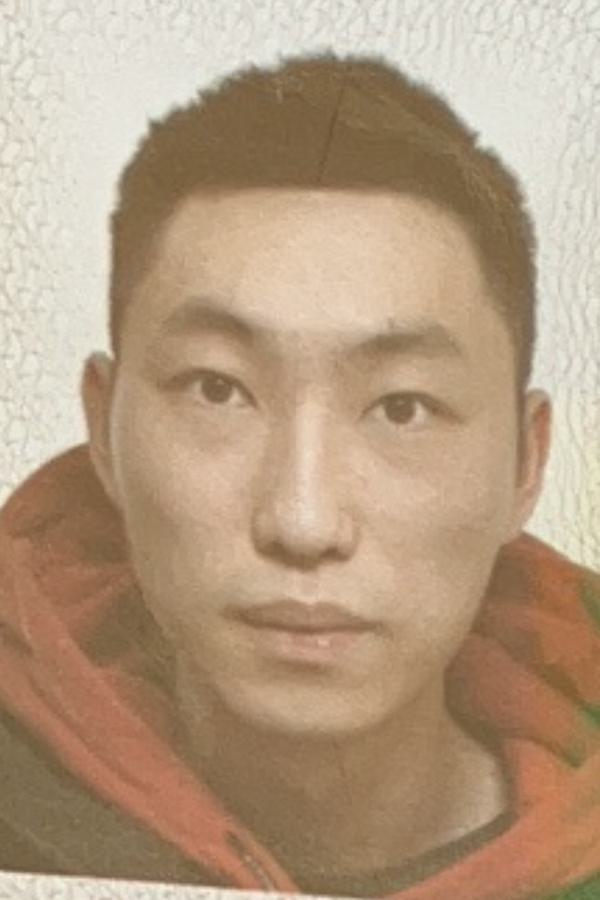
#> input picture myself.jpg, 600 x 900 px
$ jupyter execute --allow-errors main.ipynb   (shell and % lines are left out)
#> lines starting #> are read from the running program, lines starting #| are printed output that depends on the picture
[cell 1]
import numpy as np
import skimage as sk
import skimage.io as skio
import json
import copy

[cell 2]
img_size = (600, 900)

[cell 3]
myself = skio.imread("myself.jpg")
#> myself is the input picture: shape (900, 600, 3); mean R, G, B 180.6, 155.5, 129.6

myself = sk.img_as_float(myself)

[cell 4]
jay = skio.imread("Jay.jpg")
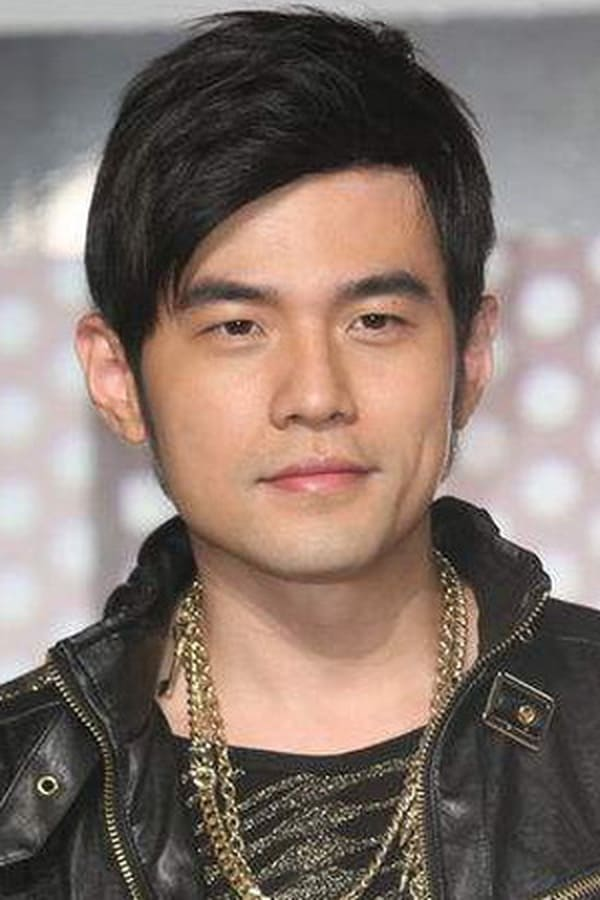
#> input picture Jay.jpg, 600 x 900 px
#> jay is the input picture: shape (900, 600, 3); mean R, G, B 132.7, 116.3, 108

jay = sk.img_as_float(jay)

#> (a cell that did not finish here is left out)

#> (a cell that did not finish here is left out)

#> (a cell that did not finish here is left out)

#> (a cell that did not finish here is left out)

[cell 9]
import matplotlib.pyplot as plt
import matplotlib.patches as patches

# Define the three points of the triangle
point1 = (1, 1)
point2 = (3, 1)
point3 = (2, 4)

new_point1 = (1,1)
new_point2 = (3,1)
new_point3 = (3,3)

old_matrix = np.array([[1,3,2],
                      [1,1,4],
                     [1,1,1]])
new_matrix = np.array([[1,3,3],
                     [1,1,3],
                     [1,1,1]])
T = new_matrix  @ np.linalg.inv(old_matrix)
temp = 0.5 *T @ old_matrix
add_p1 = (temp[0,0], temp[1,0])
add_p2 = (temp[0,1], temp[1,1])
add_p3 = (temp[0,2], temp[1,2])

add_points = [add_p1, add_p2, add_p3]

# Create a Matplotlib figure and axis
fig, ax = plt.subplots()

# Define the triangle as a polygon
triangle = patches.Polygon([point1, point2, point3], closed=True, edgecolor='black', facecolor='lightblue')

new_triangle =  patches.Polygon([new_point1, new_point2, new_point3], closed=True, edgecolor='black', facecolor='red')

add_triangle = patches.Polygon(add_points, closed=True, edgecolor='black', facecolor='red')
# Add the triangle to the axis
ax.add_patch(triangle)
# ax.add_patch(new_triangle)
ax.add_patch(add_triangle)

# Set axis limits (optional)
ax.set_xlim(0, 4)
ax.set_ylim(0, 5)

# Show the plot
plt.gca().set_aspect('equal', adjustable='box')  # Set aspect ratio to be equal
plt.grid(True)  # Add a grid (optional)
plt.show()
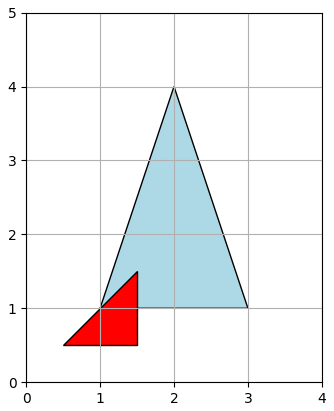
#> figure drawn by matplotlib, 1 panel
